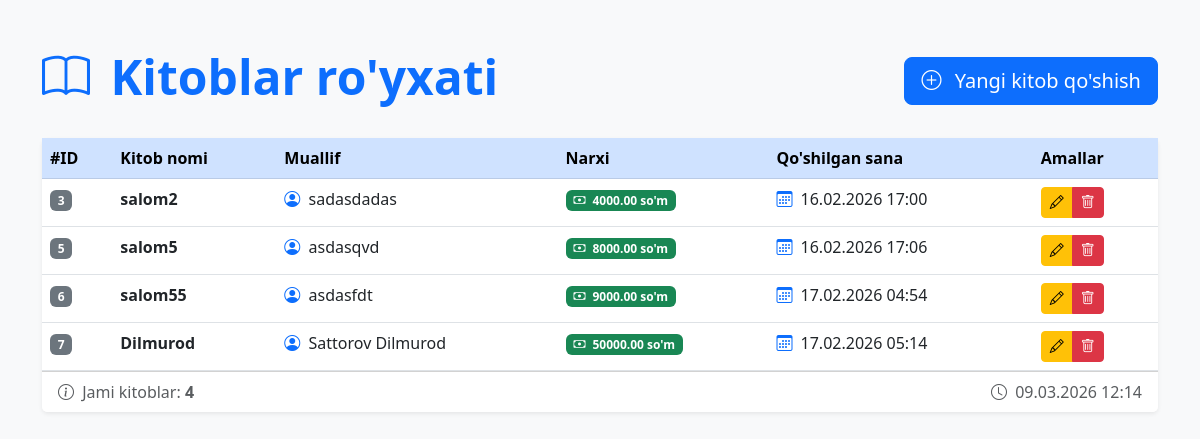
The page /books/ on the database its author committed.
### books/models.py (models this page shows, shortened)
class Book(models.Model):
    title = models.CharField(max_length=200)
    author = models.CharField(max_length=200)
    price = models.DecimalField(max_digits=10, decimal_places=2)
    created_at = models.DateTimeField(auto_now_add=True)
    class Meta:
        db_table = 'books'

### books/views.py (the view)
# urls.py: path('',views.book_list,name='book_list'),
def book_list(request):
    books = Book.objects.all()
    return render(request, "books/book_list.html", {'books':books})

### notifications/context_processors.py (called while the page is built)
def notifications(request):
    if request.user.is_authenticated:
        return {
            'notifications': Notification.objects.filter(user=request.user)[:5],
            'notif_count': Notification.objects.filter(user=request.user, is_read=False).count(),
        }
    return {'notifications': [], 'notif_count': 0}

### books/templates/books/book_list.html (shortened to what this page needs)
<!DOCTYPE html>
<html lang="uz">
<head>
    <link href="https://cdn.jsdelivr.net/npm/bootstrap@5.3.0/dist/css/bootstrap.min.css" rel="stylesheet">
    <link rel="stylesheet" href="https://cdn.jsdelivr.net/npm/bootstrap-icons@1.11.0/font/bootstrap-icons.css">
</head>
<body class="bg-light">
    <div class="container py-5">
        <div class="d-flex justify-content-between align-items-center mb-4">
            <h1 class="display-5 fw-bold text-primary">
                <i class="bi bi-book me-2"></i>
                Kitoblar ro'yxati
            </h1>
            <a href="{% url 'book_create' %}" class="btn btn-primary btn-lg">
                <i class="bi bi-plus-circle me-2"></i>
                Yangi kitob qo'shish
            </a>
        </div>
        <div class="card shadow-sm border-0">
            <div class="card-body p-0">
                {% if books %}
                <div class="table-responsive">
                    <table class="table table-hover mb-0">
                        <thead class="table-primary">
                            <tr>
                                <th scope="col">#ID</th>
                                <th scope="col">Kitob nomi</th>
                                <th scope="col">Muallif</th>
                                <th scope="col">Narxi</th>
                                <th scope="col">Qo'shilgan sana</th>
                                <th scope="col">Amallar</th>
                            </tr>
                        </thead>
                        <tbody>
                            {% for book in books %}
                            <tr>
                                <td><span class="badge bg-secondary">{{ book.id }}</span></td>
                                <td class="fw-bold">{{ book.title }}</td>
                                <td>
                                    <i class="bi bi-person-circle text-primary me-1"></i>
                                    {{ book.author }}
                                </td>
                                <td>
                                    <span class="badge bg-success">
                                        <i class="bi bi-cash me-1"></i>
                                        {{ book.price }} so'm
                                    </span>
                                </td>
                                <td>
                                    <i class="bi bi-calendar3 text-primary me-1"></i>
                                    {{ book.created_at|date:"d.m.Y H:i" }}
                                </td>
                                <td>
                                    <div class="btn-group" role="group">
                                        <a href="{% url 'book_update' book.pk %}" class="btn btn-warning btn-sm">
                                            <i class="bi bi-pencil"></i>
                                        </a>
                                        <a href="{% url 'book_delete' book.pk %}" class="btn btn-danger btn-sm">
                                            <i class="bi bi-trash"></i>
                                        </a>
                                    </div>
                                </td>
                            </tr>
                            {% endfor %}
                        </tbody>
                    </table>
                </div>
                {% endif %}
            </div>
            <div class="card-footer bg-white text-muted">
                <div class="d-flex justify-content-between align-items-center">
                    <span>
                        <i class="bi bi-info-circle me-1"></i>
                        Jami kitoblar: <strong>{{ books|length }}</strong>
                    </span>
                    <span>
                        <i class="bi bi-clock me-1"></i>
                        {% now "d.m.Y H:i" %}
                    </span>
                </div>
            </div>
        </div>
    </div>
</body>
</html>

### rows shown on the page
Book: id "3", title "salom2", author "sadasdadas", price "4000.00", created_at "16.02.2026 17:00"
Book: id "5", title "salom5", author "asdasqvd", price "8000.00", created_at "16.02.2026 17:06"
Book: id "6", title "salom55", author "asdasfdt", price "9000.00", created_at "17.02.2026 04:54"
Book: id "7", title "Dilmurod", author "Sattorov Dilmurod", price "50000.00", created_at "17.02.2026 05:14"

### other values the page prints
{{ books|length }} "4"
